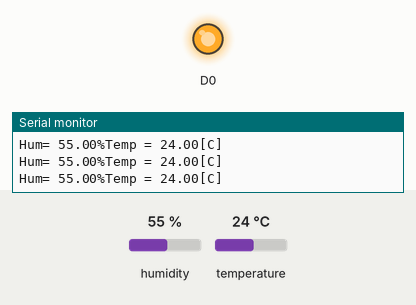
Recording of a sketch running on a simulated ESP8266 (NodeMCU). On the bench: output pins drawn as LEDs (lit = HIGH), the last lines printed to the serial monitor. The test bench sets the inputs (shaded band); at power-on: temperature 24 °C, humidity 55 %.

Above: at 2.8 s.
2.9 s: temperature set to 27 °C
8.9 s: temperature set to 30 °C
At 11.3 s:
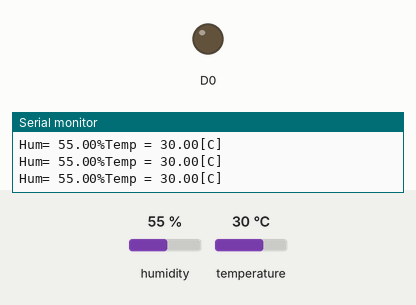
11.7 s: temperature set to 12 °C
At 13.1 s:
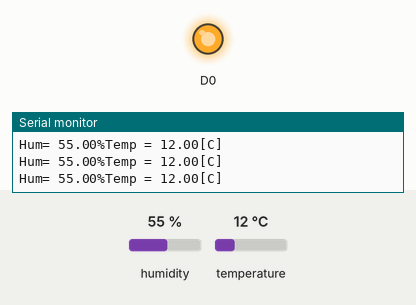
14.4 s: temperature set to 33 °C
At 16.7 s:
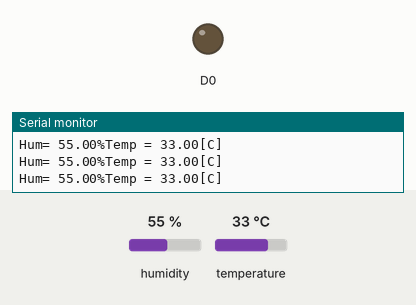
Timing chart, 0 to 18.2 s (numbered marks = the images above; inputs shaded):
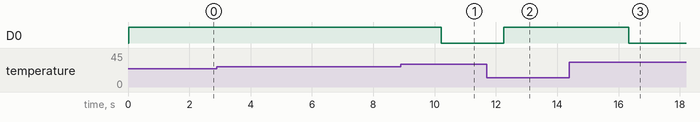

The sketch:

sketch_jul03a.ino
```cpp
#include <DHT.h>

#define DHTPIN D2     // Digital pin connected to the DHT sensor  D2핀에 설정함
#define DHTTYPE DHT11   // DHT 11
DHT dht(DHTPIN, DHTTYPE);  //객체선언

void setup() {
  Serial.begin(9600);
  dht.begin();
  pinMode(D0,OUTPUT);
}

void loop() {
  float Temp= dht.readTemperature();
  float Hum= dht.readHumidity();
  Serial.print("Temp = ");
  Serial.print(Temp);
  Serial.println("[C]");
  Serial.print("Hum= ");
  Serial.print(Hum);
  Serial.print("%");
  if (Temp>28){digitalWrite(D0,LOW);}
  else {digitalWrite(D0,HIGH);}

}
```

Measured:
- the behaviour switches between 28 and 29 °C on temperature (found by bisection; images 0 and 1)
- after the input at 8.9 s, D0: HIGH → LOW after 1.3 s
- after the input at 11.7 s, D0: LOW → HIGH after 0.56 s
- after the input at 14.4 s, D0: HIGH → LOW after 1.9 s
